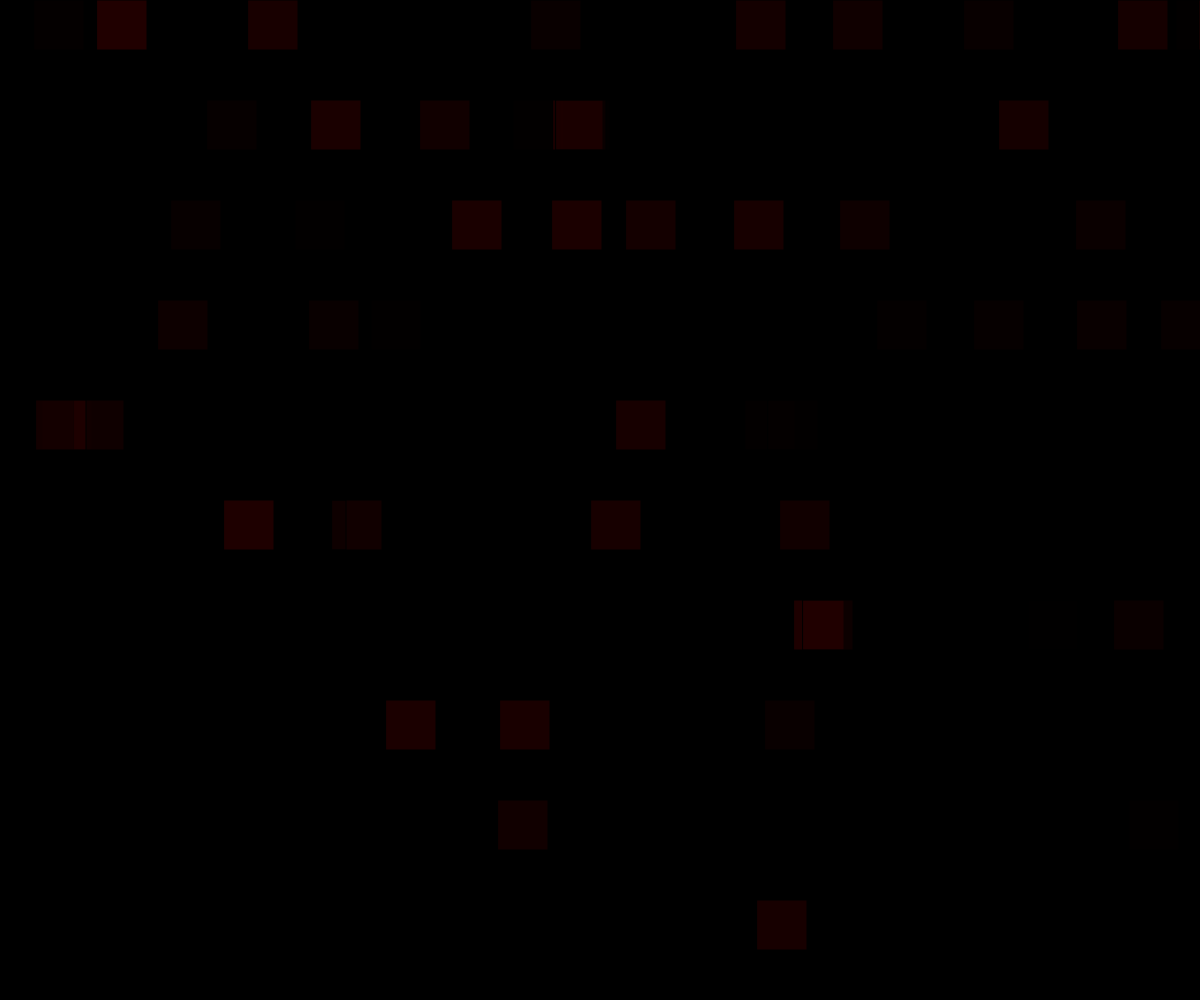
Frame 1 (no input)
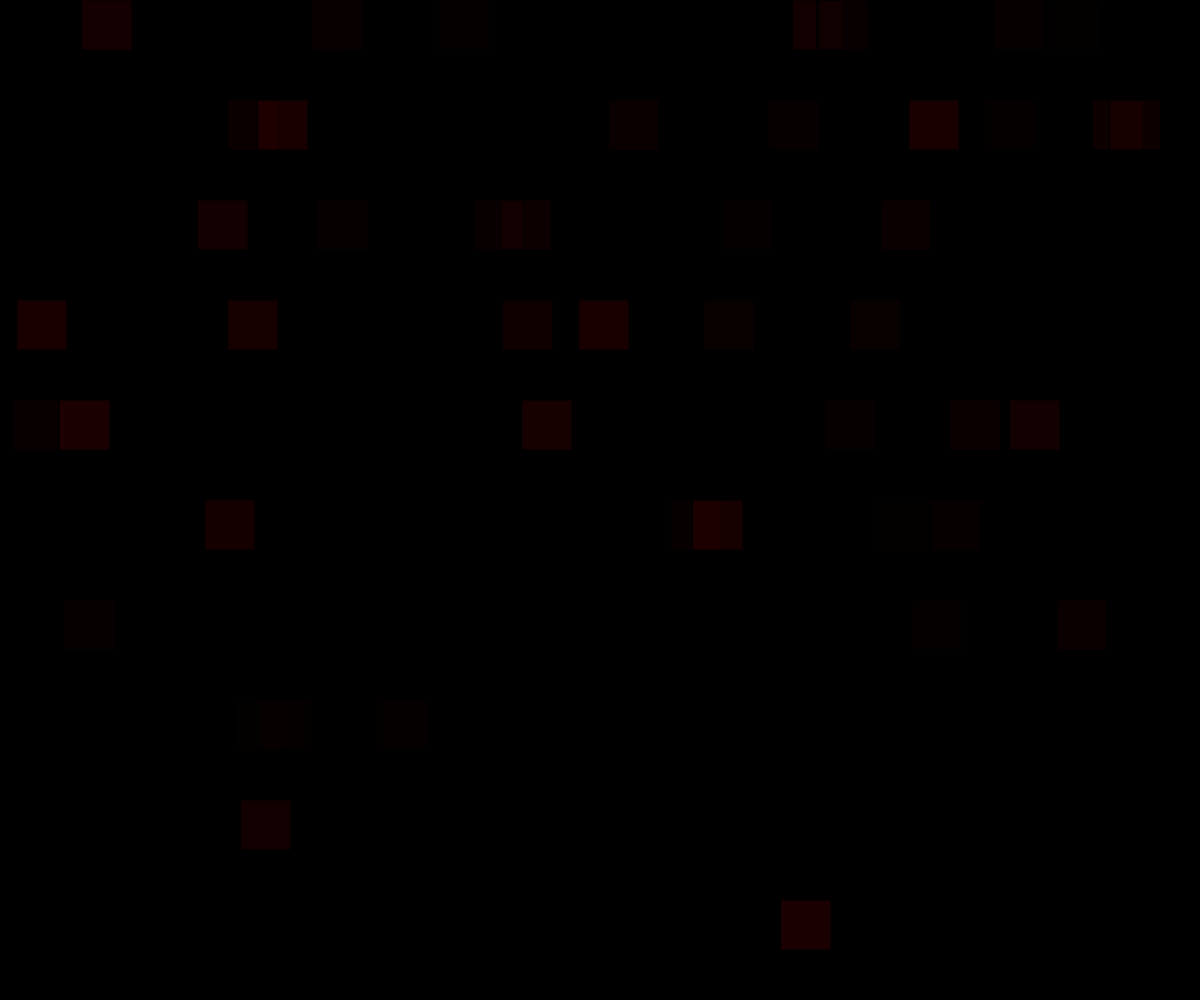
Frame 60 (no input)
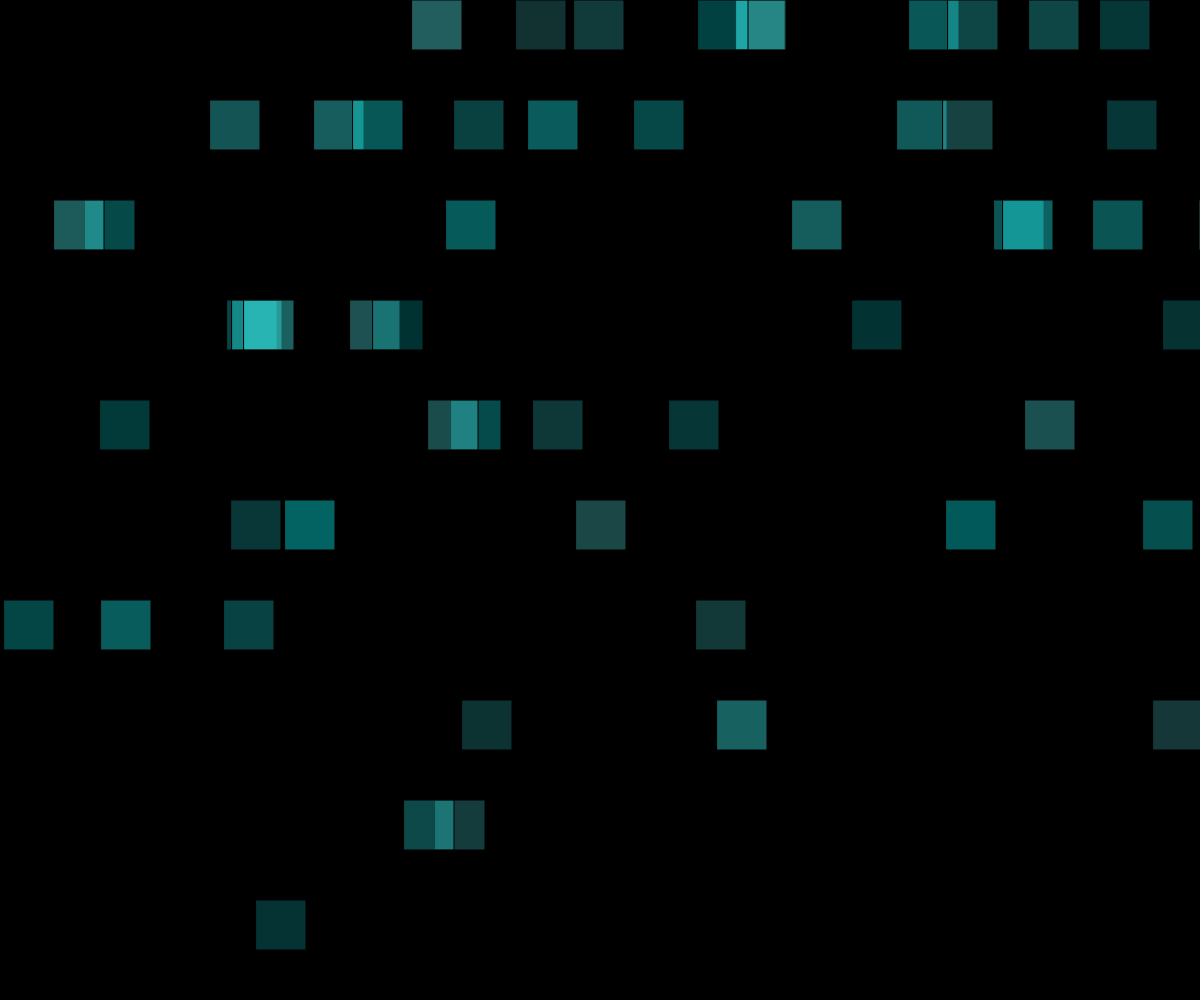
Frame 120 (the mouse pressed at the canvas centre since frame 60)

The p5.js sketch that drew these frames (run headless with seeded random() and noise() and a simulated clock; from frame 60 on, the mouse is pressed at the canvas centre):

// p5.js sketch
// ── sketch.js
function setup() {
    createCanvas(windowWidth, windowHeight);
  }
  
  function draw() {
    background(0);
    
    var n = 1;
    
    for(var i=0; i<10; i++){
      for(var a=0; a<n; a++){
      
      var redVal = int(random(0, 101));
      var xPos = int(random(0, width));
      var alpha = int(random(50, 100));
        
      fill (redVal, mouseX, mouseY, alpha);
      rect(xPos, 100*a, 50, 50);
      }
      n = n + 1
    }
  }
